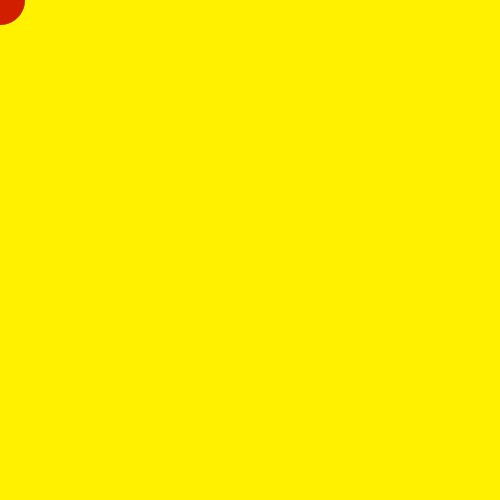
Frame 1 (no input)
Frame 60 (the mouse pressed at the canvas centre just before this capture): identical to frame 1, image omitted
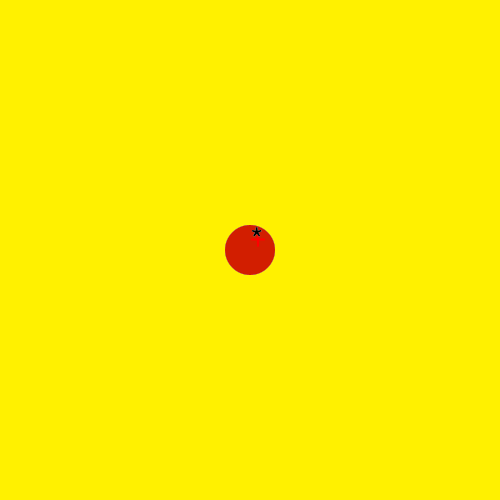
Frame 120 (the mouse held since frame 60 and released just before this capture)

The Processing sketch that drew these frames (run headless with seeded random() and noise(); from frame 60 on, the mouse is pressed at the canvas centre):

// Processing sketch: processing_164846
// ── processing_164846.pde



void setup() {
size(500, 500);
noStroke();
}
void draw() {
  background(255,241,0);
  noStroke();
 
fill(0);
ellipse(mouseX,mouseX,50,50);
fill(255,255,255);
ellipse(mouseY,mouseY,50,50);
fill(210,30,0);
ellipse(mouseY,mouseX,50,50);
 
textSize(32);
fill(255,0,0);
text("+",mouseX,mouseY);
fill(255,255,255);
text("*",mouseX,mouseX);
fill(0,0,0);
text("*",mouseY,mouseY);
}
